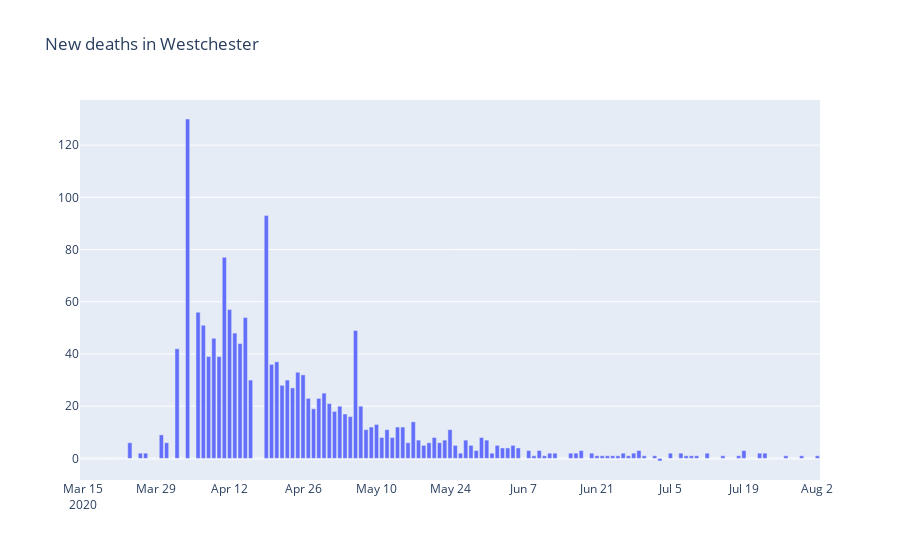

Notebook code for this chart:
### Code cell
#graph the plot variable

variable = 'deaths'
average_length = '7'
data_selection = westchester_sample

import plotly.graph_objects as go

fig = go.Figure(data=[
    go.Bar(name='new_'+variable, x=data_selection['date'], y=data_selection['new_'+variable]),
    #go.Line(name= average_length+' day avg', x=data_selection['date'], 
    #        y=data_selection['new'+variable+'_'+average_length+'dayavg'])
])
# Change the bar mode
#fig.update_layout(barmode='group')
fig.update_layout(title_text="New "+variable+" in Westchester")
fig.show()

### Figure 1 — Plotly figure (JSON) as saved in the notebook; plotly's stock layout.template omitted (floating-point values rounded to 4 significant figures; data arrays with more than 128 entries replaced by an {"elided": "..."} marker saying what was removed)
{"data": [{"name": "new_deaths", "type": "bar", "x": {"elided": "141 str values"}, "y": {"elided": "141 int values"}}], "layout": {"title": {"text": "New deaths in Westchester"}}}
